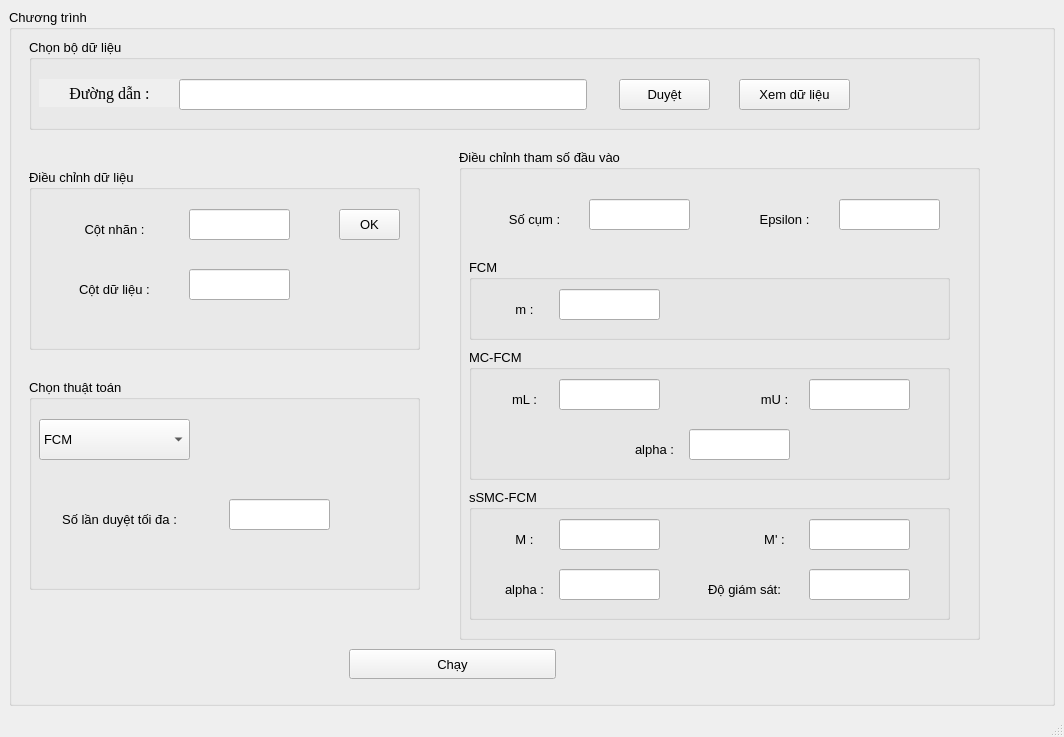
<?xml version="1.0" encoding="UTF-8"?>
<ui version="4.0">
 <class>MainWindow</class>
 <widget class="QMainWindow" name="MainWindow">
  <property name="geometry">
   <rect>
    <x>0</x>
    <y>0</y>
    <width>1064</width>
    <height>737</height>
   </rect>
  </property>
  <property name="windowTitle">
   <string>MainWindow</string>
  </property>
  <property name="animated">
   <bool>true</bool>
  </property>
  <widget class="QWidget" name="centralwidget">
   <layout class="QGridLayout" name="gridLayout">
    <item row="0" column="0">
     <widget class="QGroupBox" name="groupBox_2">
      <property name="font">
       <font>
        <pointsize>10</pointsize>
       </font>
      </property>
      <property name="title">
       <string>Chương trình</string>
      </property>
      <widget class="QGroupBox" name="groupBox">
       <property name="geometry">
        <rect>
         <x>20</x>
         <y>160</y>
         <width>391</width>
         <height>181</height>
        </rect>
       </property>
       <property name="font">
        <font>
         <pointsize>10</pointsize>
        </font>
       </property>
       <property name="title">
        <string>Điều chỉnh dữ liệu</string>
       </property>
       <property name="flat">
        <bool>false</bool>
       </property>
       <widget class="QLabel" name="label_3">
        <property name="geometry">
         <rect>
          <x>40</x>
          <y>40</y>
          <width>91</width>
          <height>41</height>
         </rect>
        </property>
        <property name="text">
         <string>Cột nhãn :</string>
        </property>
        <property name="alignment">
         <set>Qt::AlignCenter</set>
        </property>
       </widget>
       <widget class="QLabel" name="label_4">
        <property name="geometry">
         <rect>
          <x>50</x>
          <y>100</y>
          <width>91</width>
          <height>41</height>
         </rect>
        </property>
        <property name="text">
         <string>Cột dữ liệu :</string>
        </property>
       </widget>
       <widget class="QLineEdit" name="colLabelText">
        <property name="geometry">
         <rect>
          <x>160</x>
          <y>40</y>
          <width>101</width>
          <height>31</height>
         </rect>
        </property>
       </widget>
       <widget class="QLineEdit" name="colDataText">
        <property name="geometry">
         <rect>
          <x>160</x>
          <y>100</y>
          <width>101</width>
          <height>31</height>
         </rect>
        </property>
       </widget>
       <widget class="QPushButton" name="okButton">
        <property name="geometry">
         <rect>
          <x>310</x>
          <y>40</y>
          <width>61</width>
          <height>31</height>
         </rect>
        </property>
        <property name="text">
         <string>OK</string>
        </property>
       </widget>
      </widget>
      <widget class="QGroupBox" name="groupBox_3">
       <property name="geometry">
        <rect>
         <x>450</x>
         <y>140</y>
         <width>521</width>
         <height>491</height>
        </rect>
       </property>
       <property name="font">
        <font>
         <pointsize>10</pointsize>
        </font>
       </property>
       <property name="title">
        <string>Điều chỉnh tham số đầu vào</string>
       </property>
       <widget class="QLineEdit" name="numberClusterText">
        <property name="geometry">
         <rect>
          <x>130</x>
          <y>50</y>
          <width>101</width>
          <height>31</height>
         </rect>
        </property>
       </widget>
       <widget class="QLabel" name="label_5">
        <property name="geometry">
         <rect>
          <x>30</x>
          <y>50</y>
          <width>91</width>
          <height>41</height>
         </rect>
        </property>
        <property name="text">
         <string>Số cụm :</string>
        </property>
        <property name="alignment">
         <set>Qt::AlignCenter</set>
        </property>
       </widget>
       <widget class="QLineEdit" name="epsilonText">
        <property name="geometry">
         <rect>
          <x>380</x>
          <y>50</y>
          <width>101</width>
          <height>31</height>
         </rect>
        </property>
       </widget>
       <widget class="QLabel" name="label_6">
        <property name="geometry">
         <rect>
          <x>280</x>
          <y>50</y>
          <width>91</width>
          <height>41</height>
         </rect>
        </property>
        <property name="text">
         <string>Epsilon :</string>
        </property>
        <property name="alignment">
         <set>Qt::AlignCenter</set>
        </property>
       </widget>
       <widget class="QGroupBox" name="groupBox_5">
        <property name="geometry">
         <rect>
          <x>10</x>
          <y>110</y>
          <width>481</width>
          <height>81</height>
         </rect>
        </property>
        <property name="title">
         <string>FCM</string>
        </property>
        <widget class="QLineEdit" name="mText">
         <property name="geometry">
          <rect>
           <x>90</x>
           <y>30</y>
           <width>101</width>
           <height>31</height>
          </rect>
         </property>
        </widget>
        <widget class="QLabel" name="label_8">
         <property name="geometry">
          <rect>
           <x>10</x>
           <y>30</y>
           <width>91</width>
           <height>41</height>
          </rect>
         </property>
         <property name="text">
          <string>m :</string>
         </property>
         <property name="alignment">
          <set>Qt::AlignCenter</set>
         </property>
        </widget>
       </widget>
       <widget class="QGroupBox" name="groupBox_6">
        <property name="geometry">
         <rect>
          <x>10</x>
          <y>200</y>
          <width>481</width>
          <height>131</height>
         </rect>
        </property>
        <property name="title">
         <string>MC-FCM</string>
        </property>
        <widget class="QLineEdit" name="mLText">
         <property name="geometry">
          <rect>
           <x>90</x>
           <y>30</y>
           <width>101</width>
           <height>31</height>
          </rect>
         </property>
        </widget>
        <widget class="QLabel" name="label_10">
         <property name="geometry">
          <rect>
           <x>10</x>
           <y>30</y>
           <width>91</width>
           <height>41</height>
          </rect>
         </property>
         <property name="text">
          <string>mL :</string>
         </property>
         <property name="alignment">
          <set>Qt::AlignCenter</set>
         </property>
        </widget>
        <widget class="QLabel" name="label_11">
         <property name="geometry">
          <rect>
           <x>260</x>
           <y>30</y>
           <width>91</width>
           <height>41</height>
          </rect>
         </property>
         <property name="text">
          <string>mU :</string>
         </property>
         <property name="alignment">
          <set>Qt::AlignCenter</set>
         </property>
        </widget>
        <widget class="QLineEdit" name="mUText">
         <property name="geometry">
          <rect>
           <x>340</x>
           <y>30</y>
           <width>101</width>
           <height>31</height>
          </rect>
         </property>
        </widget>
        <widget class="QLabel" name="label_12">
         <property name="geometry">
          <rect>
           <x>140</x>
           <y>80</y>
           <width>91</width>
           <height>41</height>
          </rect>
         </property>
         <property name="text">
          <string>alpha :</string>
         </property>
         <property name="alignment">
          <set>Qt::AlignCenter</set>
         </property>
        </widget>
        <widget class="QLineEdit" name="alphaText">
         <property name="geometry">
          <rect>
           <x>220</x>
           <y>80</y>
           <width>101</width>
           <height>31</height>
          </rect>
         </property>
        </widget>
       </widget>
       <widget class="QGroupBox" name="groupBox_7">
        <property name="geometry">
         <rect>
          <x>10</x>
          <y>340</y>
          <width>481</width>
          <height>131</height>
         </rect>
        </property>
        <property name="title">
         <string>sSMC-FCM</string>
        </property>
        <widget class="QLineEdit" name="MText">
         <property name="geometry">
          <rect>
           <x>90</x>
           <y>30</y>
           <width>101</width>
           <height>31</height>
          </rect>
         </property>
        </widget>
        <widget class="QLabel" name="label_13">
         <property name="geometry">
          <rect>
           <x>10</x>
           <y>30</y>
           <width>91</width>
           <height>41</height>
          </rect>
         </property>
         <property name="text">
          <string>M :</string>
         </property>
         <property name="alignment">
          <set>Qt::AlignCenter</set>
         </property>
        </widget>
        <widget class="QLabel" name="label_14">
         <property name="geometry">
          <rect>
           <x>260</x>
           <y>30</y>
           <width>91</width>
           <height>41</height>
          </rect>
         </property>
         <property name="text">
          <string>M' :</string>
         </property>
         <property name="alignment">
          <set>Qt::AlignCenter</set>
         </property>
        </widget>
        <widget class="QLineEdit" name="M1Text">
         <property name="geometry">
          <rect>
           <x>340</x>
           <y>30</y>
           <width>101</width>
           <height>31</height>
          </rect>
         </property>
        </widget>
        <widget class="QLabel" name="label_15">
         <property name="geometry">
          <rect>
           <x>200</x>
           <y>80</y>
           <width>151</width>
           <height>41</height>
          </rect>
         </property>
         <property name="text">
          <string>Độ giám sát:</string>
         </property>
         <property name="alignment">
          <set>Qt::AlignCenter</set>
         </property>
        </widget>
        <widget class="QLineEdit" name="rateText">
         <property name="geometry">
          <rect>
           <x>340</x>
           <y>80</y>
           <width>101</width>
           <height>31</height>
          </rect>
         </property>
        </widget>
        <widget class="QLabel" name="label_16">
         <property name="geometry">
          <rect>
           <x>10</x>
           <y>80</y>
           <width>91</width>
           <height>41</height>
          </rect>
         </property>
         <property name="text">
          <string>alpha :</string>
         </property>
         <property name="alignment">
          <set>Qt::AlignCenter</set>
         </property>
        </widget>
        <widget class="QLineEdit" name="alphaText2">
         <property name="geometry">
          <rect>
           <x>90</x>
           <y>80</y>
           <width>101</width>
           <height>31</height>
          </rect>
         </property>
        </widget>
       </widget>
      </widget>
      <widget class="QPushButton" name="runButton">
       <property name="geometry">
        <rect>
         <x>340</x>
         <y>640</y>
         <width>207</width>
         <height>30</height>
        </rect>
       </property>
       <property name="font">
        <font>
         <pointsize>10</pointsize>
        </font>
       </property>
       <property name="text">
        <string>Chạy</string>
       </property>
      </widget>
      <widget class="QGroupBox" name="groupBox_4">
       <property name="geometry">
        <rect>
         <x>20</x>
         <y>370</y>
         <width>391</width>
         <height>211</height>
        </rect>
       </property>
       <property name="title">
        <string>Chọn thuật toán</string>
       </property>
       <widget class="QComboBox" name="comboBox">
        <property name="geometry">
         <rect>
          <x>10</x>
          <y>40</y>
          <width>151</width>
          <height>41</height>
         </rect>
        </property>
        <item>
         <property name="text">
          <string>FCM</string>
         </property>
        </item>
        <item>
         <property name="text">
          <string>MC-FCM</string>
         </property>
        </item>
        <item>
         <property name="text">
          <string>sSMC-FCM</string>
         </property>
        </item>
        <item>
         <property name="text">
          <string>Chạy cả 3 thuật toán</string>
         </property>
        </item>
       </widget>
       <widget class="QLineEdit" name="maxIterText">
        <property name="geometry">
         <rect>
          <x>200</x>
          <y>120</y>
          <width>101</width>
          <height>31</height>
         </rect>
        </property>
       </widget>
       <widget class="QLabel" name="label_7">
        <property name="geometry">
         <rect>
          <x>10</x>
          <y>120</y>
          <width>161</width>
          <height>41</height>
         </rect>
        </property>
        <property name="text">
         <string>Số lần duyệt tối đa :</string>
        </property>
        <property name="alignment">
         <set>Qt::AlignCenter</set>
        </property>
       </widget>
      </widget>
      <widget class="QGroupBox" name="groupBox_8">
       <property name="geometry">
        <rect>
         <x>20</x>
         <y>30</y>
         <width>951</width>
         <height>91</height>
        </rect>
       </property>
       <property name="title">
        <string>Chọn bộ dữ liệu</string>
       </property>
       <widget class="QPushButton" name="dataView">
        <property name="geometry">
         <rect>
          <x>710</x>
          <y>40</y>
          <width>111</width>
          <height>31</height>
         </rect>
        </property>
        <property name="text">
         <string>Xem dữ liệu</string>
        </property>
       </widget>
       <widget class="QLabel" name="label">
        <property name="geometry">
         <rect>
          <x>10</x>
          <y>40</y>
          <width>141</width>
          <height>28</height>
         </rect>
        </property>
        <property name="font">
         <font>
          <family>Times New Roman</family>
          <pointsize>12</pointsize>
         </font>
        </property>
        <property name="layoutDirection">
         <enum>Qt::LeftToRight</enum>
        </property>
        <property name="autoFillBackground">
         <bool>true</bool>
        </property>
        <property name="text">
         <string>Đường dẫn :</string>
        </property>
        <property name="scaledContents">
         <bool>true</bool>
        </property>
        <property name="alignment">
         <set>Qt::AlignCenter</set>
        </property>
       </widget>
       <widget class="QLineEdit" name="dataPath">
        <property name="geometry">
         <rect>
          <x>150</x>
          <y>40</y>
          <width>408</width>
          <height>31</height>
         </rect>
        </property>
       </widget>
       <widget class="QPushButton" name="browser">
        <property name="geometry">
         <rect>
          <x>590</x>
          <y>40</y>
          <width>91</width>
          <height>31</height>
         </rect>
        </property>
        <property name="text">
         <string>Duyệt</string>
        </property>
       </widget>
      </widget>
     </widget>
    </item>
   </layout>
  </widget>
  <widget class="QMenuBar" name="menubar">
   <property name="geometry">
    <rect>
     <x>0</x>
     <y>0</y>
     <width>1064</width>
     <height>21</height>
    </rect>
   </property>
  </widget>
  <widget class="QStatusBar" name="statusbar"/>
 </widget>
 <resources/>
 <connections>
  <connection>
   <sender>browser</sender>
   <signal>clicked()</signal>
   <receiver>MainWindow</receiver>
   <slot>choose_data()</slot>
   <hints>
    <hint type="sourcelabel">
     <x>60</x>
     <y>41</y>
    </hint>
    <hint type="destinationlabel">
     <x>462</x>
     <y>299</y>
    </hint>
   </hints>
  </connection>
  <connection>
   <sender>okButton</sender>
   <signal>clicked()</signal>
   <receiver>MainWindow</receiver>
   <slot>preprocess_data()</slot>
   <hints>
    <hint type="sourcelabel">
     <x>505</x>
     <y>102</y>
    </hint>
    <hint type="destinationlabel">
     <x>578</x>
     <y>292</y>
    </hint>
   </hints>
  </connection>
  <connection>
   <sender>comboBox</sender>
   <signal>activated(QString)</signal>
   <receiver>groupBox_3</receiver>
   <slot>update()</slot>
   <hints>
    <hint type="sourcelabel">
     <x>609</x>
     <y>228</y>
    </hint>
    <hint type="destinationlabel">
     <x>590</x>
     <y>452</y>
    </hint>
   </hints>
  </connection>
  <connection>
   <sender>runButton</sender>
   <signal>clicked()</signal>
   <receiver>MainWindow</receiver>
   <slot>caculate_cluster()</slot>
   <hints>
    <hint type="sourcelabel">
     <x>407</x>
     <y>322</y>
    </hint>
    <hint type="destinationlabel">
     <x>571</x>
     <y>292</y>
    </hint>
   </hints>
  </connection>
 </connections>
</ui>
